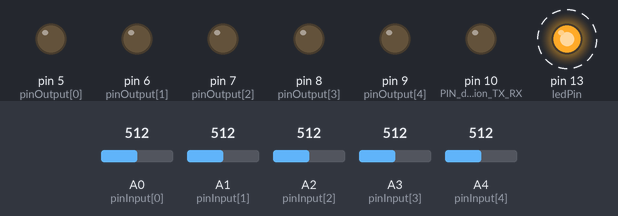
The sketch below on a simulated Arduino Uno, built with avr-gcc and run on an emulated ATmega328P. On the bench: output pins drawn as LEDs (lit = HIGH). Dashed ring = blinking. The inputs (shaded band) are chosen by the test bench; at power-on: A0 (pinInput[0]) = 512, A1 (pinInput[1]) = 512, A2 (pinInput[2]) = 512, A3 (pinInput[3]) = 512, A4 (pinInput[4]) = 512.

Above: at 1.8 s.
1.9 s: A0 (pinInput[0]) set to 535
5.0 s: A0 (pinInput[0]) set to 559
At 5.9 s:
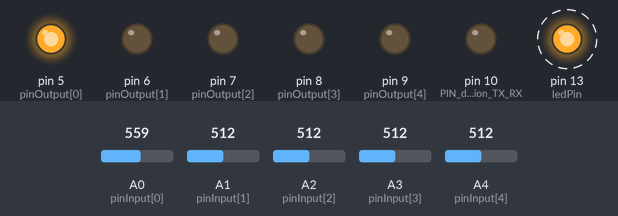
8.1 s: A1 (pinInput[1]) set to 533
11.2 s: A1 (pinInput[1]) set to 568
At 11.9 s:
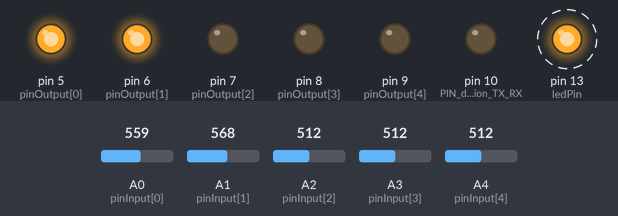
14.3 s: A2 (pinInput[2]) set to 534
17.4 s: A2 (pinInput[2]) set to 563
At 17.9 s:
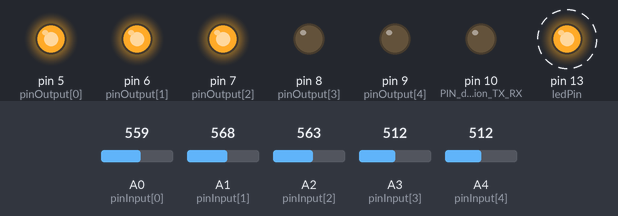
Timing chart, 0 to 21.5 s (numbered marks = the images above; inputs shaded):
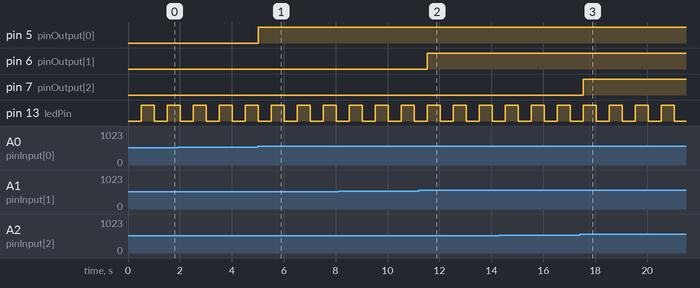

Measured:
- the behaviour switches between 550 and 551 on A0 (pinInput[0]) (found by bisection; images 0 and 1)
- the behaviour switches between 550 and 551 on A1 (pinInput[1]) (found by bisection; images 1 and 2)
- the behaviour switches between 550 and 551 on A2 (pinInput[2]) (found by bisection; images 2 and 3)
- after the input at 5.0 s, pin 5 (pinOutput[0]): LOW → HIGH at once
- after the input at 11.2 s, pin 6 (pinOutput[1]): LOW → HIGH after 0.32 s
- after the input at 17.4 s, pin 7 (pinOutput[2]): LOW → HIGH after 0.14 s
- by itself, pin 13 (ledPin): alternates HIGH for 0.50 s and LOW for 0.50 s

The sketch:

modbus_slave_v0_6_1.ino
```cpp
// RS-485
const uint8_t     PIN_direction_TX_RX = 10;

// Used Pins
const int pinInput[]  = {A0, A1, A2, A3, A4};
const int pinOutput[] = {5, 6, 7, 8, 9};
const int ledPin = 13;

// States
int stateInput[5];
int stateOutput[] = {LOW,LOW,LOW,LOW,LOW};

// Counts
long int countOutput[] = {0,0,0,0,0};

// Timers
long saved_time_input[] = {0,0,0,0,0};
long saved_led_time;
boolean led;

const long debounce = 500;
const int threshold = 550;

void setup() {
  // RS-485
  pinMode(PIN_direction_TX_RX, OUTPUT);
  digitalWrite(PIN_direction_TX_RX, LOW);

  // Set Led Pin
  pinMode(ledPin, OUTPUT);
  digitalWrite(ledPin, LOW);

  // Inputs
//  pinMode(pinInput[0], INPUT);    // ????
//  pinMode(pinInput[1], INPUT);    // ????
//  pinMode(pinInput[2], INPUT);
//  pinMode(pinInput[3], INPUT);
//  pinMode(pinInput[4], INPUT);

  // Outputs
  for (char i = 0; i < 5; i++)
    pinMode(pinOutput[i], OUTPUT);

  for (char i = 0; i < 5; i++)
    digitalWrite(pinOutput[i], stateOutput[i]);

  saved_led_time = millis();
  led = false;
}

void loop() {
  // Cute blinking of led
  if (millis() - saved_led_time > debounce) {
    if (led)  led = false;
    else      led = true;
    digitalWrite(ledPin, led);
    saved_led_time = millis();
  }

  // Processing Analog inputs
  // This fields a resolution between readings of: 5 volts / 1024 units or, .0049 volts (4.9 mV) per unit.
  for(char i = 0; i < 5; i++) {
    if (millis() - saved_time_input[i] > debounce) {
      saved_time_input[i] = millis();
      stateInput[i] = analogRead(pinInput[i]);
      if ( stateInput[i] > threshold ) {
        if (stateOutput[i] == LOW) countOutput[i]++;
        stateOutput[i] = HIGH;
      } else {
        stateOutput[i] = LOW;
      }
      digitalWrite(pinOutput[i], stateOutput[i]);
    }
  }
}
```
